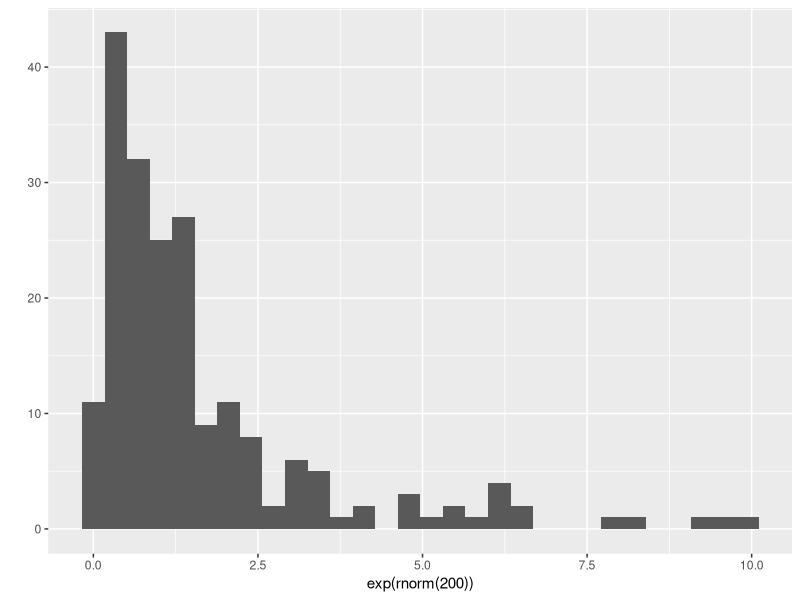

Source code (R):
## ---- chunk 1
knitr::opts_chunk$set(
  echo = FALSE, 
  cache=TRUE, 
  messages=FALSE, 
  warning=FALSE
  )
## ---- chunk 2
cat(paste(stringi::stri_rand_lipsum(4), collapse = '\n\n\n'))
## ---- chunk 3
ggplot2::qplot(exp(rnorm(200)))
